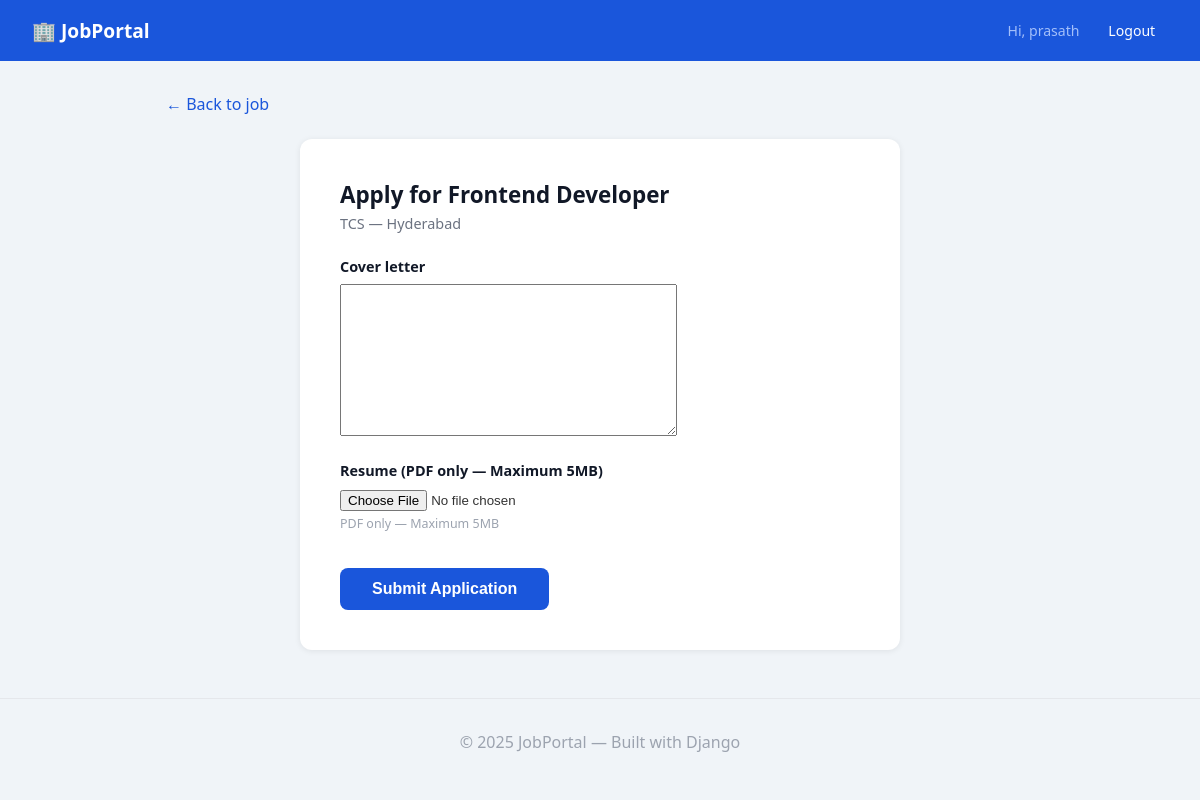
/2/apply/ (signed in), run on the app's committed database.
### jobs/models.py (models this page shows, shortened)
class Job(models.Model):
    JOB_TYPE_CHOICES = [
        ('full_time',  'Full Time'),
        ('part_time',  'Part Time'),
        ('remote',     'Remote'),
        ('internship', 'Internship'),
    ]
    title           = models.CharField(max_length=200)
    company         = models.CharField(max_length=200)
    location        = models.CharField(max_length=200)
    job_type        = models.CharField(max_length=20, choices=JOB_TYPE_CHOICES, default='full_time')
    description     = models.TextField()
    salary          = models.CharField(max_length=100, blank=True, null=True)
    required_skills = models.CharField(
        max_length=500, blank=True, null=True,
        help_text='Enter comma separated skills e.g. Python, Django, SQL'
    )
    posted_at       = models.DateTimeField(auto_now_add=True)
    class Meta:
        ordering = ['-posted_at']

### jobs/views.py (the view)
# urls.py: path('<int:pk>/apply/', views.apply_job,  name='apply_job'),
@login_required
def apply_job(request, pk):
    job = get_object_or_404(Job, pk=pk)
    if Application.objects.filter(job=job, applicant=request.user).exists():
        messages.warning(request, 'You have already applied for this job.')
        return redirect('jobs:job_detail', pk=pk)
    if request.method == 'POST':
        form = ApplicationForm(request.POST, request.FILES)
        if form.is_valid():
            application           = form.save(commit=False)
            application.job       = job
            application.applicant = request.user
            combined_text = application.cover_letter.lower()
            if 'resume' in request.FILES:
                resume_text = extract_text_from_resume(
                    request.FILES['resume']
                )
                combined_text          += ' ' + resume_text
                application.resume_text = resume_text
            if combined_text.strip():
                score, matched, missing = calculate_match_score(
                    combined_text, job.required_skills
                )
                application.match_score    = score
                application.matched_skills = ', '.join(matched)
                application.missing_skills = ', '.join(missing)
            application.save()
            try:
                send_application_email(application)
            except Exception as e:
                print(f"Email error: {e}")
            messages.success(request, f'Successfully applied for {job.title}!')
            return redirect('jobs:job_detail', pk=pk)
    else:
        form = ApplicationForm()
    return render(request, 'jobs/apply.html', {
        'form': form,
        'job':  job,
    })

### jobs/forms.py (shortened to what this page needs)
class ApplicationForm(forms.ModelForm):
    resume = forms.FileField(
        required=True,
        widget=forms.FileInput(attrs={
            'accept': '.pdf',
        }),
        label='Resume (PDF only — Maximum 5MB)'
    )
    class Meta:
        model = Application
        fields = ['cover_letter', 'resume']

### jobs/templates/jobs/apply.html (shortened to what this page needs)
{% extends "jobs/base.html" %}
{% block content %}
<a href="{% url 'jobs:job_detail' job.pk %}" class="back-link">← Back to job</a>
<div class="apply-card">
    <h2>Apply for {{ job.title }}</h2>
    <p class="sub">{{ job.company }} — {{ job.location }}</p>
    <form method="POST" enctype="multipart/form-data">
        <div class="form-group">
            <label>{{ form.cover_letter.label }}</label>
            {{ form.cover_letter }}
        </div>
        <div class="form-group">
            <label>{{ form.resume.label }}</label>
            {{ form.resume }}
            <p class="file-note">PDF only — Maximum 5MB</p>
        </div>
        <button type="submit" class="submit-btn">Submit Application</button>
    </form>
</div>
{% endblock %}

### jobs/templates/jobs/base.html (shortened to what this page needs)
<!DOCTYPE html>
<html lang="en">
<head>
</head>
<body>
<nav>
    <a href="{% url 'jobs:job_list' %}" class="logo">🏢 JobPortal</a>
    <div class="nav-links">
        {% if user.is_authenticated %}
            <span>Hi, {{ user.username }}</span>
            <a href="{% url 'accounts:logout' %}">Logout</a>
        {% else %}
            <a href="{% url 'accounts:login' %}">Login</a>
            <a href="{% url 'accounts:register' %}" class="register">Register</a>
        {% endif %}
    </div>
</nav>
<div class="container">
    {% block content %}{% endblock %}
</div>
<footer>
    <p>© 2025 JobPortal — Built with Django</p>
</footer>
</body>
</html>

### jobs/templates/jobs/base.html (style rules this page uses)
* { box-sizing: border-box; margin: 0; padding: 0; }
body { font-family: 'Segoe UI', sans-serif; background: #f0f4f8; color: #333; }
nav { background: #1a56db; padding: 1rem 2rem; display: flex; justify-content: space-between; align-items: center; }
nav a.logo { color: white; text-decoration: none; font-weight: bold; font-size: 1.2rem; }
.nav-links { display: flex; gap: 1rem; align-items: center; }
.nav-links a { color: white; text-decoration: none; font-size: 0.88rem; padding: 0.3rem 0.8rem; border-radius: 6px; }
.nav-links span { color: #a3bffa; font-size: 0.88rem; }
.container { max-width: 900px; margin: 2rem auto; padding: 0 1rem; }
footer { text-align: center; padding: 2rem; color: #9ca3af; margin-top: 3rem; border-top: 1px solid #e5e7eb; }

### jobs/templates/jobs/apply.html (style rules this page uses)
.back-link { display: inline-block; margin-bottom: 1.5rem; color: #1a56db; text-decoration: none; font-weight: 500; }
.apply-card { background: white; border-radius: 12px; padding: 2.5rem; max-width: 600px; margin: 0 auto; box-shadow: 0 1px 6px rgba(0,0,0,0.08); }
.apply-card h2 { font-size: 1.4rem; margin-bottom: 0.3rem; color: #111827; }
.apply-card .sub { color: #6b7280; font-size: 0.9rem; margin-bottom: 1.5rem; }
.form-group { margin-bottom: 1.2rem; }
label { display: block; font-weight: 600; margin-bottom: 0.5rem; font-size: 0.9rem; color: #111827; }
.file-note { font-size: 0.78rem; color: #9ca3af; margin-top: 0.3rem; }
.submit-btn { background: #1a56db; color: white; border: none; border-radius: 8px; padding: 0.75rem 2rem; font-size: 1rem; font-weight: 600; cursor: pointer; margin-top: 1rem; }

### data on the page
Job: title "Frontend Developer", company "TCS", location "Hyderabad"

### other printed values
{{ user.username }} "prasath"
